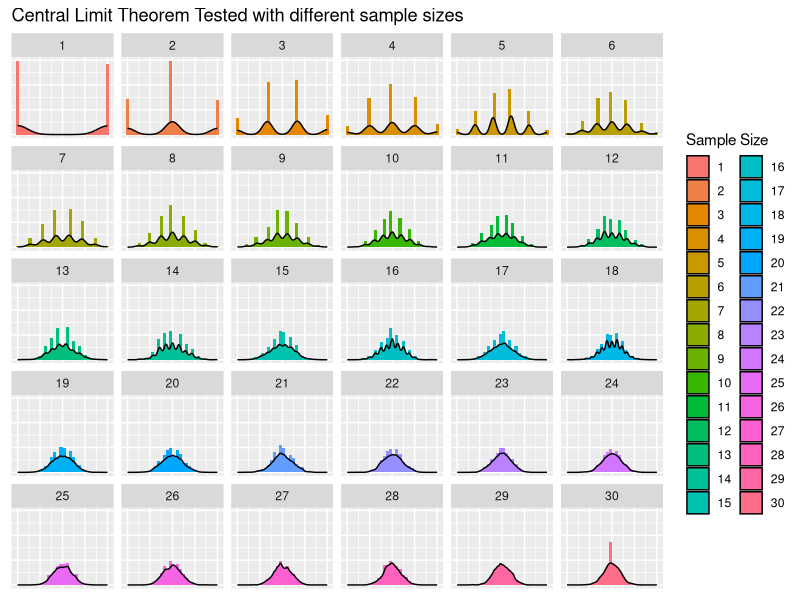

Here is the R script that generated this plot:
library("ggplot2")
library("reshape2")

sample_size = 1:30

test_fun = function(sample_size,
                    trial = 1000,
                    p = 0.5,
                    mean = 0,
                    sd = 2,
                    dist = c("normal", "uniform", "binomial")){
  nums = if(dist == "normal"){
    rnorm(trial * sample_size, mean = mean, sd = sd)
  } else if(dist == "uniform"){
    runif(trial * sample_size)
  } else if(dist == "binomial"){
    sample(0:1, trial * sample_size, replace = TRUE, prob = c(p, 1 - p))
  }
  
  return(apply(matrix(nums, trial), MARGIN = 1, FUN = "mean"))
}

mat = sapply(sample_size, test_fun, dist = "binomial")
mat_melt = melt(mat)
colnames(mat_melt) = c("simulation", "sample_size", "mean")

ggplot(data = mat_melt,
       aes(x = mean,
           fill = as.factor(sample_size))) + 
  geom_histogram(aes(y = ..density..),
                 bins = 30) + 
  geom_density() + 
  facet_wrap( ~ sample_size) + 
  labs(title = "Central Limit Theorem Tested with different sample sizes",
       x = NULL, y = NULL, fill = "Sample Size") + 
  theme(axis.text  = element_blank(),
        axis.ticks = element_blank())
